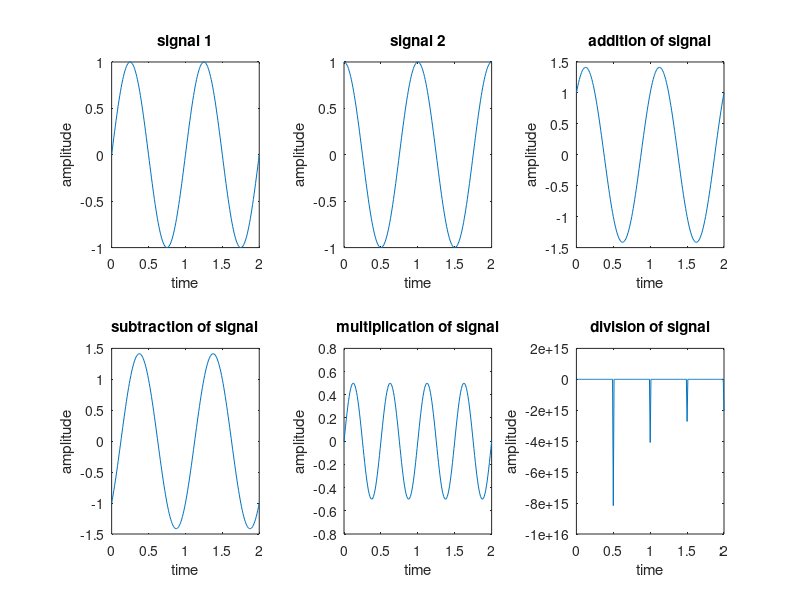

Recreate this plot in MATLAB.
%Arjit Lodhi
%2022BTECE002
%Write MATLAB code to perform Arithmetic operation Addition, Subtraction, Multiplication and Division on signals.


clc;
clear all;

t=0:0.01:2;
signal=sin(2*pi*t);
signal2=cos(2*pi*t);

subplot(2,3,1);
plot(t,signal);
title('signal 1');
xlabel('time');
ylabel('amplitude');

subplot(2,3,2);
plot(t,signal2);
title('signal 2');
xlabel('time');
ylabel('amplitude');

%arthematic operations on signal
%Addition of signals
add =(signal)+(signal2);
subplot(2,3,3);
plot(t,add);
title('addition of signal');
xlabel('time');
ylabel('amplitude');

%subtraction of signal
subtraction = signal - signal2;
subplot(2,3,4);
plot(t,subtraction);
title('subtraction of signal');
xlabel('time');
ylabel('amplitude');


% multiplication of signal
multiple= signal.* signal2;
subplot(2,3,5);
plot(t,multiple);
title('multiplication of signal');
xlabel('time');
ylabel('amplitude');

%division of signals
divide= signal.\ signal2;
subplot(2,3,6);
plot(t,divide);
title('division of signal');
xlabel('time');
ylabel('amplitude');
